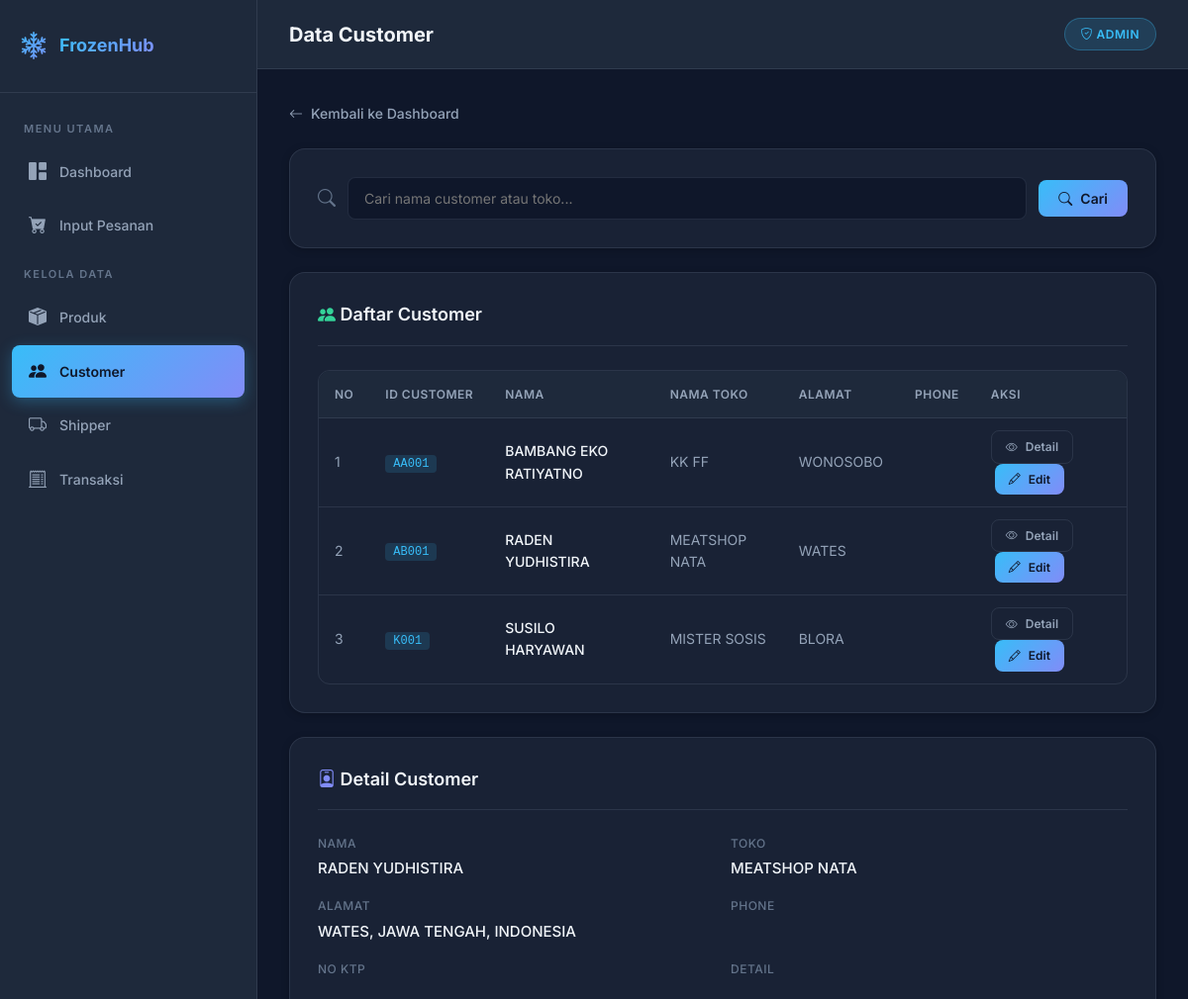
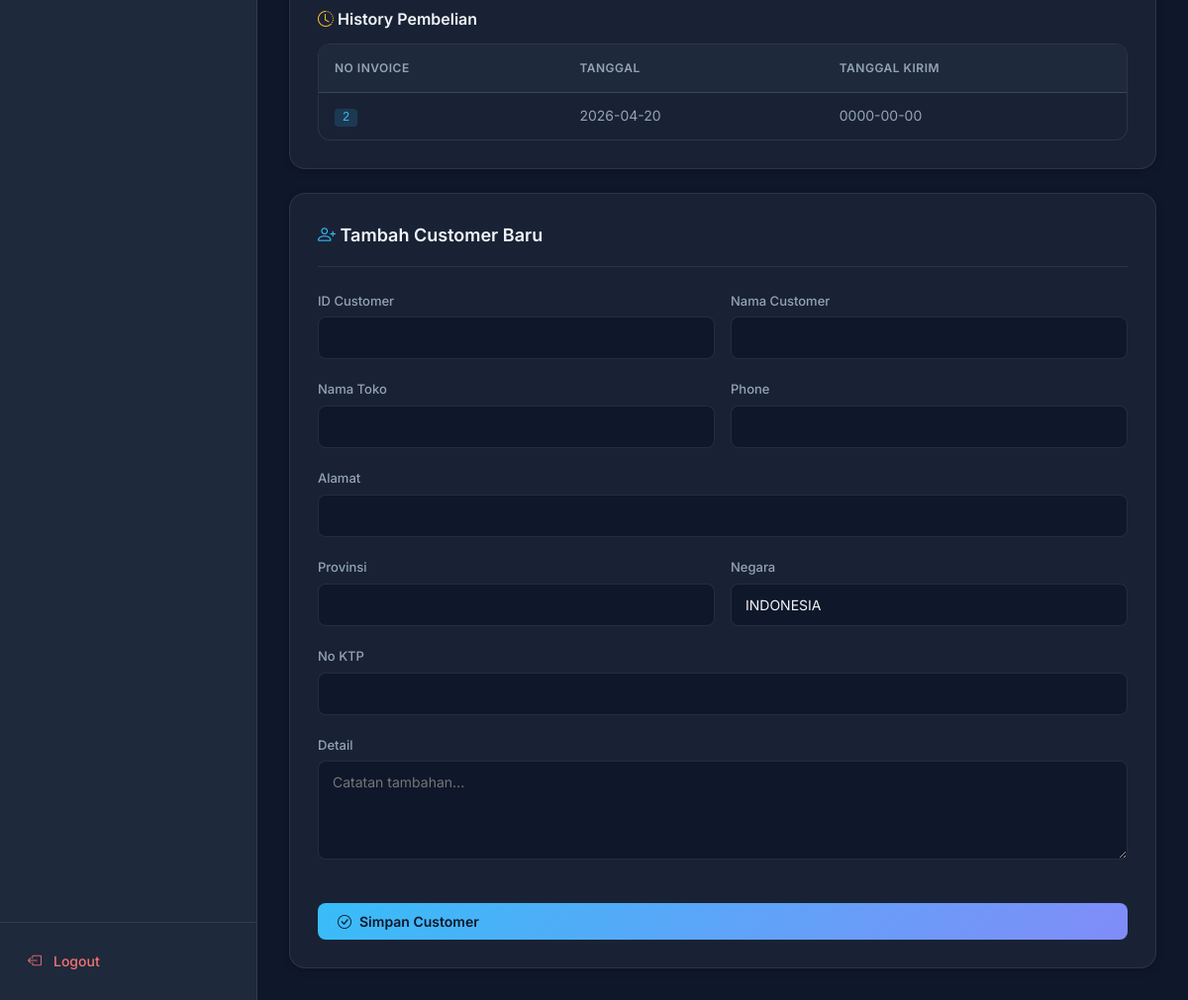
The app's page /customer/index_customer.php?detail=2 (signed in) with its own data (2 pictures, top to bottom).
### tables this page shows
CREATE TABLE `tb_customer` (
  `id` int(11) NOT NULL,
  `id_customer` varchar(10) NOT NULL,
  `nama_customer` varchar(100) NOT NULL,
  `nama_toko` varchar(100) NOT NULL,
  `alamat` text NOT NULL,
  `provinsi` varchar(50) NOT NULL,
  `negara` varchar(50) NOT NULL,
  `phone` varchar(20) NOT NULL,
  `no_ktp` varchar(30) NOT NULL,
  `detail` text NOT NULL
);

CREATE TABLE `transactions` (
  `id` int(11) NOT NULL,
  `no_invoice` int(11) NOT NULL,
  `customer_id` int(11) NOT NULL,
  `tanggal` date NOT NULL,
  `tanggal_kirim` date NOT NULL,
  `shipper` varchar(100) NOT NULL
);

### customer/index_customer.php (the view, shortened to what this page needs)
<?php
require_once '../config/koneksi.php';
$keyword = $_GET['search'] ?? '';
$query = mysqli_query($conn, "
    SELECT * FROM tb_customer
    WHERE nama_customer LIKE '%$keyword%'
    OR nama_toko LIKE '%$keyword%'
    ORDER BY id DESC
");
$page_title = 'Data Customer';
$active_menu = 'customer';
$is_subfolder = true;
include '../assets/layout_header.php';
?>
<a href="<?= $base_url ?>dashboard.php" class="back-link">
    <i class="bi bi-arrow-left"></i> Kembali ke Dashboard
</a>
<div class="card mb-24">
    <form method="GET" class="search-bar" style="margin-bottom:0;">
        <i class="bi bi-search" style="color:var(--text-muted);font-size:18px;"></i>
        <input type="text" name="search" placeholder="Cari nama customer atau toko..." value="<?= $keyword ?>">
        <button type="submit" class="btn btn-primary">
            <i class="bi bi-search"></i> Cari
        </button>
    </form>
</div>
<div class="card mb-24">
    <div class="card-header">
        <h3><i class="bi bi-people-fill" style="color:var(--success)"></i> Daftar Customer</h3>
    </div>
    <div class="table-wrapper">
        <table>
            <thead>
                <tr>
                    <th>No</th>
                    <th>ID Customer</th>
                    <th>Nama</th>
                    <th>Nama Toko</th>
                    <th>Alamat</th>
                    <th>Phone</th>
                    <th>Aksi</th>
                </tr>
            </thead>
            <tbody>
            <?php
            $no = 1;
            while($c = mysqli_fetch_assoc($query)) {
            ?>
                <tr>
                    <td><?= $no++; ?></td>
                    <td><code style="background:var(--info-bg);color:var(--accent-1);padding:2px 8px;border-radius:4px;font-size:12px;"><?= $c['id_customer']; ?></code></td>
                    <td style="color:var(--text-primary); font-weight:500;"><?= $c['nama_customer']; ?></td>
                    <td><?= $c['nama_toko']; ?></td>
                    <td><?= $c['alamat']; ?></td>
                    <td><?= $c['phone']; ?></td>
                    <td>
                        <a href="?detail=<?= $c['id']; ?><?= $keyword ? '&search='.$keyword : '' ?>" class="btn btn-outline btn-sm">
                            <i class="bi bi-eye"></i> Detail
                        </a>
                        <a href="?edit=<?= $c['id']; ?><?= $keyword ? '&search='.$keyword : '' ?>" class="btn btn-primary btn-sm" style="margin-left: 4px;">
                            <i class="bi bi-pencil"></i> Edit
                        </a>
                    </td>
                </tr>
            <?php } ?>
            </tbody>
        </table>
    </div>
</div>
<?php if (isset($_GET['detail'])):
$id = $_GET['detail'];
$data = mysqli_fetch_assoc(mysqli_query($conn, "
    SELECT * FROM tb_customer WHERE id='$id'
"));
$history = mysqli_query($conn, "
    SELECT * FROM transactions
    WHERE customer_id='$id'
");
?>
<div class="card mb-24">
    <div class="card-header">
        <h3><i class="bi bi-person-badge" style="color:var(--accent-2)"></i> Detail Customer</h3>
    </div>
    <div class="detail-grid mb-24">
        <div class="detail-item">
            <span class="label">Nama</span>
            <span class="value"><?= $data['nama_customer']; ?></span>
        </div>
        <div class="detail-item">
            <span class="label">Toko</span>
            <span class="value"><?= $data['nama_toko']; ?></span>
        </div>
        <div class="detail-item">
            <span class="label">Alamat</span>
            <span class="value"><?= $data['alamat']; ?>, <?= $data['provinsi']; ?>, <?= $data['negara']; ?></span>
        </div>
        <div class="detail-item">
            <span class="label">Phone</span>
        </div>
        <div class="detail-item">
            <span class="label">No KTP</span>
        </div>
        <div class="detail-item">
            <span class="label">Detail</span>
        </div>
    </div>
    <h4 style="font-weight:600; margin-bottom:12px;">
        <i class="bi bi-clock-history" style="color:var(--warning)"></i> History Pembelian
    </h4>
    <div class="table-wrapper">
        <table>
            <thead>
                <tr>
                    <th>No Invoice</th>
                    <th>Tanggal</th>
                    <th>Tanggal Kirim</th>
                </tr>
            </thead>
            <tbody>
            <?php while($h = mysqli_fetch_assoc($history)) { ?>
                <tr>
                    <td><code style="background:var(--info-bg);color:var(--accent-1);padding:2px 8px;border-radius:4px;font-size:12px;"><?= $h['no_invoice']; ?></code></td>
                    <td><?= $h['tanggal']; ?></td>
                    <td><?= $h['tanggal_kirim']; ?></td>
                </tr>
            <?php } ?>
            </tbody>
        </table>
    </div>
</div>
<?php endif; ?>
<div class="card">
    <div class="card-header">
        <h3><i class="bi bi-person-plus" style="color:var(--accent-1)"></i> Tambah Customer Baru</h3>
    </div>
    <form method="POST">
        <div class="form-row">
            <div class="form-group">
                <label>ID Customer</label>
                <input type="text" name="id_customer" required>
            </div>
            <div class="form-group">
                <label>Nama Customer</label>
                <input type="text" name="nama_customer" required>
            </div>
        </div>
        <div class="form-row">
            <div class="form-group">
                <label>Nama Toko</label>
                <input type="text" name="nama_toko">
            </div>
            <div class="form-group">
                <label>Phone</label>
                <input type="text" name="phone">
            </div>
        </div>
        <div class="form-group">
            <label>Alamat</label>
            <input type="text" name="alamat">
        </div>
        <div class="form-row">
            <div class="form-group">
                <label>Provinsi</label>
                <input type="text" name="provinsi">
            </div>
            <div class="form-group">
                <label>Negara</label>
                <input type="text" name="negara" value="INDONESIA">
            </div>
        </div>
        <div class="form-group">
            <label>No KTP</label>
            <input type="text" name="no_ktp">
        </div>
        <div class="form-group">
            <label>Detail</label>
            <textarea name="detail" placeholder="Catatan tambahan..."></textarea>
        </div>
        <button name="tambah" class="btn btn-primary full-width mt-16">
            <i class="bi bi-check-circle"></i> Simpan Customer
        </button>
    </form>
</div>
<?php include '../assets/layout_footer.php'; ?>

### assets/layout_header.php (shortened to what this page needs)
<?php
$base_url = '';
if (isset($is_subfolder) && $is_subfolder) $base_url = '../';
?>
<!DOCTYPE html>
<html lang="id">
<head>
    <link rel="stylesheet" href="<?= $base_url ?>assets/style.css">
    <link rel="stylesheet" href="https://cdn.jsdelivr.net/npm/bootstrap-icons@1.11.3/font/bootstrap-icons.min.css">
</head>
<body>
<div class="app-layout">
<aside class="sidebar">
    <div class="sidebar-brand">
        <i class="bi bi-snow2"></i>
        <span>FrozenHub</span>
    </div>
    <nav class="sidebar-nav">
        <div class="sidebar-label">Menu Utama</div>
        <a href="<?= $base_url ?>dashboard.php" class="<?= $active_menu == 'dashboard' ? 'active' : '' ?>">
            <i class="bi bi-grid-1x2-fill"></i> Dashboard
        </a>
        <?php if (isset($_SESSION['role']) && $_SESSION['role'] == 'admin') { ?>
        <a href="<?= $base_url ?>order/index_order.php" class="<?= $active_menu == 'order' ? 'active' : '' ?>">
            <i class="bi bi-cart-check-fill"></i> Input Pesanan
        </a>
        <?php } ?>
        <?php if (isset($_SESSION['role']) && $_SESSION['role'] == 'admin') { ?>
        <div class="sidebar-label">Kelola Data</div>
        <a href="<?= $base_url ?>produk/index_produk.php" class="<?= $active_menu == 'produk' ? 'active' : '' ?>">
            <i class="bi bi-box-seam-fill"></i> Produk
        </a>
        <a href="<?= $base_url ?>customer/index_customer.php" class="<?= $active_menu == 'customer' ? 'active' : '' ?>">
            <i class="bi bi-people-fill"></i> Customer
        </a>
        <a href="<?= $base_url ?>shipper/index_shipper.php" class="<?= $active_menu == 'shipper' ? 'active' : '' ?>">
            <i class="bi bi-truck"></i> Shipper
        </a>
        <a href="<?= $base_url ?>transaksi/index_transaksi.php" class="<?= $active_menu == 'transaksi' ? 'active' : '' ?>">
            <i class="bi bi-receipt-cutoff"></i> Transaksi
        </a>
        <?php } ?>
    </nav>
    <div class="sidebar-footer">
        <a href="<?= $base_url ?>logout.php">
            <i class="bi bi-box-arrow-left"></i> Logout
        </a>
    </div>
</aside>
<div class="main-content">
    <header class="top-header">
        <h1 class="page-title"><?= $page_title ?></h1>
        <div class="user-info">
            <span class="user-badge <?= $_SESSION['role'] ?? 'user' ?>">
                <i class="bi bi-shield-check"></i> <?= $_SESSION['role'] ?? 'user' ?>
            </span>
        </div>
    </header>
    <div class="content-area">

### assets/layout_footer.php
    </div>
</div>
</div>
</body>
</html>

### records on screen
tb_customer: id_customer "AA001", nama_customer "BAMBANG EKO RATIYATNO", nama_toko "KK FF", alamat "WONOSOBO"
tb_customer: id_customer "AB001", nama_customer "RADEN YUDHISTIRA", nama_toko "MEATSHOP NATA", alamat "WATES", provinsi "JAWA TENGAH", negara "INDONESIA"
tb_customer: id_customer "K001", nama_customer "SUSILO HARYAWAN", nama_toko "MISTER SOSIS", alamat "BLORA"
transactions: no_invoice "2", tanggal "2026-04-20", tanggal_kirim "0000-00-00"

### other values on screen
$page_title "Data Customer"
$_SESSION['role'] "ADMIN"
